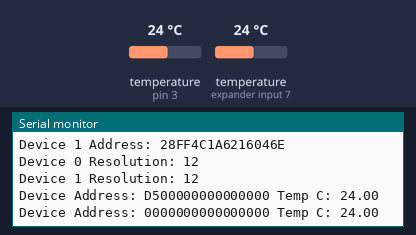
This sketch was run on a simulated Arduino Uno, built with avr-gcc and run on an emulated ATmega328P. On the bench: the last lines printed to the serial monitor. The inputs (shaded band) are chosen by the test bench; at power-on: temperature (sensors on pin 3, expander input 7) 24 °C.

Above: at 1.3 s.
1.4 s: temperature (sensor on pin 3) set to 12 °C
10.0 s: temperature (sensor on expander input 7) set to 12 °C
At 12.5 s:
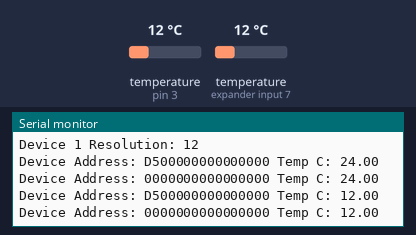
18.6 s: temperature (sensor on pin 3) set to 19 °C
At 23.7 s:
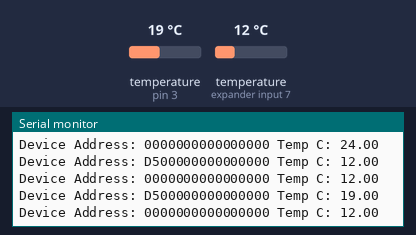
27.2 s: temperature (sensor on expander input 7) set to 19 °C
At 33.8 s:
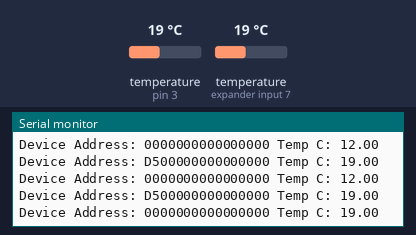
Timing chart, 0 to 35.3 s (numbered marks = the images above; inputs shaded):
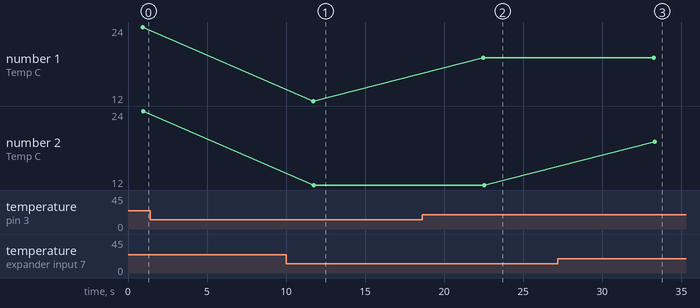

Measured:
- after the input at 10.0 s, the serial monitor: prints a new line after 1.8 s (image 1)
- after the input at 18.6 s, the serial monitor: prints a new line after 3.9 s (image 2)
- after the input at 27.2 s, the serial monitor: prints a new line after 6.1 s (image 3)
- plotted number 1: 12 → 19 after the input at 18.6 s

The sketch:

Multiple2.ino
```cpp
#include <OneWire.h>
#include <DallasTemperature.h>

// Data wire is plugged into port 2 on the Arduino
#define ONE_WIRE_BUS 3
#define TEMPERATURE_PRECISION 9
int SensorCount = 0;

// Setup a oneWire instance to communicate with any OneWire devices (not just Maxim/Dallas temperature ICs)
OneWire oneWire(ONE_WIRE_BUS);

// Pass our oneWire reference to Dallas Temperature.
DallasTemperature sensors(&oneWire);

// arrays to hold device addresses
DeviceAddress insideThermometer, outsideThermometer;

void setup(void)
{
  // start serial port
  Serial.begin(9600);
  Serial.println("Dallas Temperature IC Control Library Demo");

  // Start up the library
  sensors.begin();

  // locate devices on the bus
  Serial.print("Locating devices...");
  Serial.print("Found ");
  SensorCount = sensors.getDeviceCount();
  Serial.print(SensorCount, DEC);
  Serial.println(" devices.");

  // report parasite power requirements
  Serial.print("Parasite power is: ");
  if (sensors.isParasitePowerMode()) Serial.println("ON");
  else Serial.println("OFF");

  // assign address manually.  the addresses below will beed to be changed
  // to valid device addresses on your bus.  device address can be retrieved
  // by using either oneWire.search(deviceAddress) or individually via
  // sensors.getAddress(deviceAddress, index)
  //insideThermometer = { 0x28, 0x1D, 0x39, 0x31, 0x2, 0x0, 0x0, 0xF0 };
  //outsideThermometer   = { 0x28, 0x3F, 0x1C, 0x31, 0x2, 0x0, 0x0, 0x2 };

  // search for devices on the bus and assign based on an index.  ideally,
  // you would do this to initially discover addresses on the bus and then
  // use those addresses and manually assign them (see above) once you know
  // the devices on your bus (and assuming they don't change).
  //
  // method 1: by index
  if (!sensors.getAddress(insideThermometer, 0)) Serial.println("Unable to find address for Device 0");
  if (!sensors.getAddress(outsideThermometer, 1)) Serial.println("Unable to find address for Device 1");

  // method 2: search()
  // search() looks for the next device. Returns 1 if a new address has been
  // returned. A zero might mean that the bus is shorted, there are no devices,
  // or you have already retrieved all of them.  It might be a good idea to
  // check the CRC to make sure you didn't get garbage.  The order is
  // deterministic. You will always get the same devices in the same order
  //
  // Must be called before search()
  //oneWire.reset_search();
  // assigns the first address found to insideThermometer
  //if (!oneWire.search(insideThermometer)) Serial.println("Unable to find address for insideThermometer");
  // assigns the seconds address found to outsideThermometer
  //if (!oneWire.search(outsideThermometer)) Serial.println("Unable to find address for outsideThermometer");

  // show the addresses we found on the bus
  Serial.print("Device 0 Address: ");
  printAddress(insideThermometer);
  Serial.println();

  Serial.print("Device 1 Address: ");
  printAddress(outsideThermometer);
  Serial.println();

  // set the resolution to 9 bit
  sensors.setResolution(insideThermometer, TEMPERATURE_PRECISION);
  sensors.setResolution(outsideThermometer, 12);

  Serial.print("Device 0 Resolution: ");
  Serial.print(sensors.getResolution(insideThermometer), DEC);
  Serial.println();

  Serial.print("Device 1 Resolution: ");
  Serial.print(sensors.getResolution(outsideThermometer), DEC);
  Serial.println();
}

// function to print a device address
void printAddress(DeviceAddress deviceAddress)
{
  for (uint8_t i = 0; i < 8; i++)
  {
    // zero pad the address if necessary
    if (deviceAddress[i] < 16) Serial.print("0");
    Serial.print(deviceAddress[i], HEX);
  }
}

// function to print the temperature for a device
void printTemperature(DeviceAddress deviceAddress)
{
  float tempC = sensors.getTempC(deviceAddress);
  Serial.print("Temp C: ");
  Serial.print(tempC);
  //Serial.print(" Temp F: ");
  //Serial.print(DallasTemperature::toFahrenheit(tempC));
}

// function to print a device's resolution
void printResolution(DeviceAddress deviceAddress)
{
  Serial.print("Resolution: ");
  Serial.print(sensors.getResolution(deviceAddress));
  Serial.println();
}

// main function to print information about a device
void printData(DeviceAddress deviceAddress)
{
  Serial.print("Device Address: ");
  printAddress(deviceAddress);
  Serial.print(" ");
  printTemperature(deviceAddress);
  Serial.println();
}

void loop(void)
{
  // call sensors.requestTemperatures() to issue a global temperature
  // request to all devices on the bus
  //Serial.print("Requesting temperatures...");
  sensors.requestTemperatures();
  //Serial.println("DONE");
for (int i=0; i<SensorCount; i++)
{
  printData(i);
}

  // print the device information
 // printData(insideThermometer);
 // printData(outsideThermometer);
  delay(10000);
}
```
